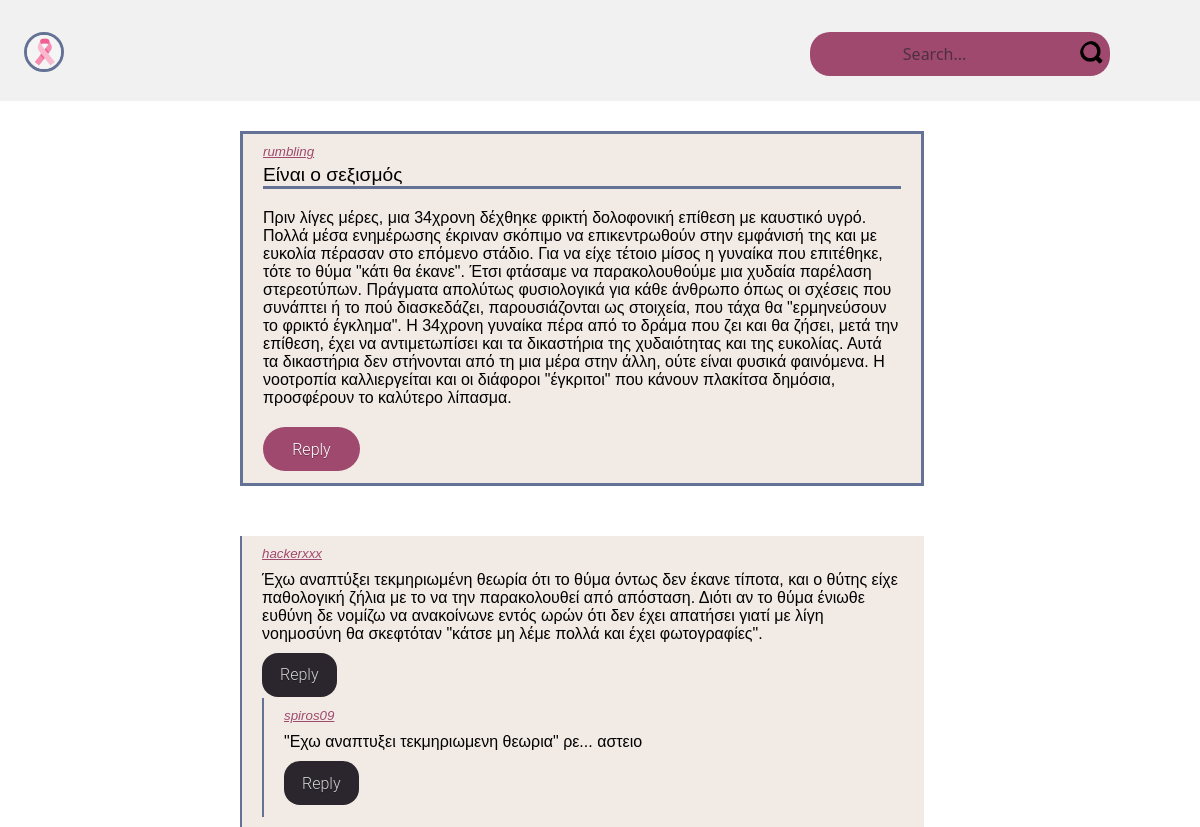
/postWithComments.php?postid=2, run on the app's committed database.
### tables this page shows
CREATE TABLE `articles` (
  `ID` int(10) UNSIGNED NOT NULL,
  `TITLE` varchar(50) NOT NULL,
  `USERNAME` varchar(20) DEFAULT NULL,
  `CONTENT` varchar(1000) DEFAULT NULL,
  `DATE` datetime NOT NULL
);

CREATE TABLE `comments` (
  `ID` int(11) UNSIGNED NOT NULL,
  `USERNAME` varchar(20) DEFAULT NULL,
  `COMMENT` varchar(1000) NOT NULL,
  `ARTICLE_ID` int(10) UNSIGNED NOT NULL
);

CREATE TABLE `comments_on_comments` (
  `COMMENTS` int(11) UNSIGNED NOT NULL,
  `FOLLOWS` int(11) UNSIGNED NOT NULL
);

### postWithComments.php (the view, shortened to what this page needs)
<!DOCTYPE html>
<html>
    <head>
        <link rel="stylesheet" href="./postWithComments.css">
        <link rel="stylesheet" href="./post.css">
        <link rel="stylesheet" href="comment.css">
    </head>
    <body>
        <div>
            <?php include "header.php";?>
        </div>
        <div id="postWithComments">
            <div>
                <?php
                    $conn = @mysqli_connect("localhost", "NotLoginUsers", "NLogUsSHC");
                    $sqlQuery = "SELECT * FROM articles WHERE ID =".$_GET["postid"];
                    $results = mysqli_query($conn, $sqlQuery);
                    $row = mysqli_fetch_array($results);
                    $usertext = $row["USERNAME"];
                    $titletext = $row["TITLE"];
                    $bodytext = $row["CONTENT"];
                    $postid = $row["ID"];
                    echo
                    "<div class=\"post\">
                        <div class=\"postUser\">
                            <a class=\"postUserLink\" href=\"profilepage.php?user=".$usertext."\">
                                ".$usertext."
                            </a>
                        </div>
                        <div class=\"postTitle\">
                            <a>".$titletext."</a>
                        </div>
                        <div class=\"postBody\">
                            <a>
                                ".$bodytext."
                            </a>
                        </div>
                        <div class=\"postButtons\">
                            <button class=\"postReplyButton bn1\" onclick=\"openReply(".$postid.");\">
                                Reply
                            </button>
                        </div>
                    </div>";
                ?>
            </div>
            <div id="commentList">
                <?php
                    function produceReply($parentid, $conn) {
                        $sqlQuery = "SELECT * FROM `comments_on_comments` INNER JOIN comments ON follows = comments.id WHERE COMMENTS =".$parentid ;
                        $results = mysqli_query($conn, $sqlQuery);
                        while($row = mysqli_fetch_array($results)) {
                            echo
                            "<div class=\"comment\">
                            <div class=\"commentUser\">
                                <a class=\"commentUserLink\" href=\"profilepage.php?user=".$row["USERNAME"]."\"> ".$row["USERNAME"]."</a>
                            </div>
                            <div class=\"commentBody\">
                                <a>".$row["COMMENT"]."</a>
                            </div>
                            <div class=\"commentButtons\">
                                <button class=\"commentReplyButton bn2\" onclick=\"openCommentReply(".$row["ARTICLE_ID"].", ".$row["ID"].")\">Reply</button>
                            </div>
                            <div class=\"commentReply\">";
                            echo
                                "</div>
                            </div>";
                        }
                    }
                    $conn = @mysqli_connect("localhost", "NotLoginUsers", "NLogUsSHC");
                    $sqlQuery = "SELECT * FROM comments WHERE ARTICLE_ID =".$_GET["postid"]." AND ID NOT IN (SELECT FOLLOWS FROM comments_on_comments)";
                    $results = mysqli_query($conn, $sqlQuery);
                    while($row = mysqli_fetch_array($results)) {
                        echo
                        "<div class=\"comment\">
                            <div class=\"commentUser\">
                                <a class=\"commentUserLink\" href=\"profilepage.php?user=".$row["USERNAME"]."\"> ".$row["USERNAME"]."</a>
                            </div>
                            <div class=\"commentBody\">
                                <a>".$row["COMMENT"]."</a>
                            </div>
                            <div class=\"commentButtons\">
                                <button class=\"commentReplyButton bn2\" onclick=\"openCommentReply(".$row["ARTICLE_ID"].", ".$row["ID"].")\">Reply</button>
                            </div>
                            <div class=\"commentReply\">";
                        produceReply($row["ID"], $conn);
                        echo
                            "</div>
                        </div>";
                    }
                ?>
            </div>
        </div>
    </body>
</html>

### postWithComments.css (style rules this page uses)
#postWithComments { display: flex; flex-direction: column; gap: 50px; width: 60%; margin: auto; padding-top: 30px; }
#commentList { display: flex; flex-direction: column; gap: 10px; }

### post.css (style rules this page uses)
.post { align-self: center; background-color: #f2ebe5; border: solid #647295; width: 95%; height: auto; padding: 10px 20px 10px 20px; }
.postUser { padding-bottom: 5px; font-size: smaller; font-style: italic; }
.postUserLink { color:#9f496e; }
.postTitle { font-size: larger; border-style: solid; border-color: #647295; border-top: hidden; border-left: hidden; border-right: hidden; }
.postBody { padding-top: 20px; padding-bottom: 20px }
.postButtons { vertical-align: bottom; display: flex; gap: 50px; }
.postReplyButton { width: auto; }

### comment.css (style rules this page uses)
.comment { background-color: #f2ebe5; border-left: 2px solid #647295; width: 95%; height: auto; padding: 10px 20px 10px 20px; }
.commentBody { padding: 10px 0px 10px 0px; }
.commentButtons { padding: 0px 0px 0px 0px; }
.commentReplyButton { width: auto; }
.commentUser { font-size: smaller; font-style: italic; }
.commentUserLink { color:#9f496e; }

### header.css (style rules this page uses)
* { box-sizing: border-box; }
body { margin: 0; font-family: Arial, Helvetica, sans-serif; }
.bn1 { display: inline-block; padding: 0.5em 1.7em; margin: 0 0.1em 0.1em 0; border: 0.16em solid rgba(255, 255, 255, 0); background-color: #9f496e; border-radius: 2em; box-sizing: border-box; text-decoration: none; font-family: "Roboto", sans-serif; font-weight: 300; color: #ffffff; text-shadow: 0 0.04em 0.04em rgba(0, 0, 0, 0.35); text-align: center; transition: all 0.2s; cursor: pointer; }
.bn2 { display: inline-block; padding: 0.5em 1em; margin: 0 0.1em 0.1em 0; border: 0.16em solid rgba(255, 255, 255, 0); background-color: #2b262d; border-radius: 1em; box-sizing: border-box; text-decoration: none; font-weight: 300; color: lightgrey; text-shadow: 0 0.04em 0.04em rgba(0, 0, 0, 0.35); text-align: center; transition: all 0.2s; cursor: pointer; font-family: "Roboto", sans-serif; }
::placeholder { color: #2b262d; opacity: 0.7; }
button { all: unset; cursor: pointer; width: 44px; height: 44px; align-items: center; }

### data on the page
articles: USERNAME "rumbling", TITLE "Είναι ο σεξισμός", CONTENT "Πριν λίγες μέρες, μια 34χρονη δέχθηκε φρικτή δολοφονική επίθεση με καυστικό υγρό. Πολλά μέσα ενημέρωσης έκριναν σκόπιμο να επικεντρωθούν στην εμφάνισή της και με ευκολία πέρασαν στο επόμενο στάδιο. Για να είχε τέτοιο μίσος η γυναίκα που επιτέθηκε, τότε το θύμα \"κάτι θα έκανε\". Έτσι φτάσαμε να παρακολουθούμε μια χυδαία παρέλαση στερεοτύπων. Πράγματα απολύτως φυσιολογικά για κάθε άνθρωπο όπως οι σχέσεις που συνάπτει ή το πού διασκεδάζει, παρουσιάζονται ως στοιχεία, που τάχα θα \"ερμηνεύσουν το φρικτό έγκλημα\". Η 34χρονη γυναίκα πέρα από το δράμα που ζει και θα ζήσει, μετά την επίθεση, έχει να αντιμετωπίσει και τα δικαστήρια της χυδαιότητας και της ευκολίας. Αυτά τα δικαστήρια δεν στήνονται από…"
comments: USERNAME "hackerxxx", COMMENT "Έχω αναπτύξει τεκμηριωμένη θεωρία ότι το θύμα όντως δεν έκανε τίποτα, και ο θύτης είχε παθολογική ζήλια με το να την παρακολουθεί από απόσταση. Διότι αν το θύμα ένιωθε ευθύνη δε νομίζω να ανακοίνωνε εντός ωρών ότι δεν έχει απατήσει γιατί με λίγη νοημοσύνη θα σκεφτόταν \"κάτσε μη λέμε πολλά και έχει φωτογραφίες\"."
comments_on_comments: FOLLOWS.USERNAME "spiros09", FOLLOWS.COMMENT "\"Εχω αναπτυξει τεκμηριωμενη θεωρια\" ρε... αστειο"
